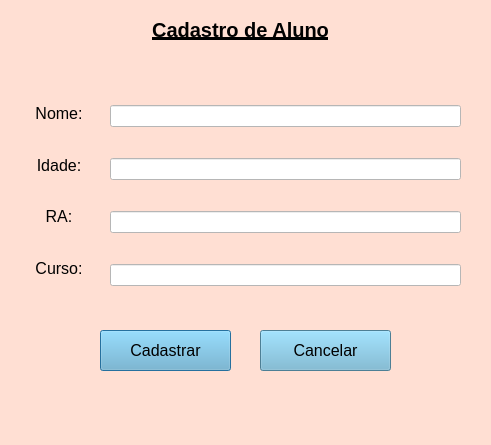
<?xml version="1.0" encoding="UTF-8"?>
<ui version="4.0">
 <class>cadastroAluno</class>
 <widget class="QDialog" name="cadastroAluno">
  <property name="geometry">
   <rect>
    <x>0</x>
    <y>0</y>
    <width>491</width>
    <height>445</height>
   </rect>
  </property>
  <property name="maximumSize">
   <size>
    <width>491</width>
    <height>445</height>
   </size>
  </property>
  <property name="windowTitle">
   <string>Dialog</string>
  </property>
  <property name="styleSheet">
   <string notr="true">background-color:#FFDFD3</string>
  </property>
  <widget class="QPushButton" name="pushButton">
   <property name="geometry">
    <rect>
     <x>100</x>
     <y>330</y>
     <width>131</width>
     <height>41</height>
    </rect>
   </property>
   <property name="styleSheet">
    <string notr="true">font-size:16px;
box-shadow: none;
background-color:#6CB2D1</string>
   </property>
   <property name="text">
    <string>Cadastrar</string>
   </property>
  </widget>
  <widget class="QPushButton" name="pushButton_2">
   <property name="geometry">
    <rect>
     <x>260</x>
     <y>330</y>
     <width>131</width>
     <height>41</height>
    </rect>
   </property>
   <property name="styleSheet">
    <string notr="true">font-size:16px;
box-shadow: none;
background-color:#6CB2D1</string>
   </property>
   <property name="text">
    <string>Cancelar</string>
   </property>
  </widget>
  <widget class="QWidget" name="layoutWidget">
   <property name="geometry">
    <rect>
     <x>110</x>
     <y>80</y>
     <width>351</width>
     <height>231</height>
    </rect>
   </property>
   <layout class="QVBoxLayout" name="verticalLayout">
    <item>
     <widget class="QLineEdit" name="lineEdit">
      <property name="accessibleName">
       <string/>
      </property>
      <property name="autoFillBackground">
       <bool>false</bool>
      </property>
      <property name="styleSheet">
       <string notr="true">background-color:white;
</string>
      </property>
      <property name="inputMask">
       <string/>
      </property>
      <property name="text">
       <string/>
      </property>
     </widget>
    </item>
    <item>
     <widget class="QLineEdit" name="lineEdit_2">
      <property name="styleSheet">
       <string notr="true">background-color:white;</string>
      </property>
     </widget>
    </item>
    <item>
     <widget class="QLineEdit" name="lineEdit_3">
      <property name="styleSheet">
       <string notr="true">background-color:white;</string>
      </property>
     </widget>
    </item>
    <item>
     <widget class="QLineEdit" name="lineEdit_4">
      <property name="styleSheet">
       <string notr="true">background-color:white;</string>
      </property>
     </widget>
    </item>
   </layout>
  </widget>
  <widget class="QLabel" name="label">
   <property name="geometry">
    <rect>
     <x>70</x>
     <y>20</y>
     <width>341</width>
     <height>20</height>
    </rect>
   </property>
   <property name="font">
    <font>
     <pointsize>-1</pointsize>
     <weight>75</weight>
     <bold>true</bold>
     <underline>true</underline>
    </font>
   </property>
   <property name="styleSheet">
    <string notr="true">background-color:none;
font-size:20px;
</string>
   </property>
   <property name="text">
    <string>Cadastro de Aluno</string>
   </property>
   <property name="alignment">
    <set>Qt::AlignCenter</set>
   </property>
  </widget>
  <widget class="QWidget" name="layoutWidget">
   <property name="geometry">
    <rect>
     <x>30</x>
     <y>90</y>
     <width>58</width>
     <height>201</height>
    </rect>
   </property>
   <layout class="QVBoxLayout" name="verticalLayout_2">
    <item>
     <widget class="QLabel" name="label_2">
      <property name="styleSheet">
       <string notr="true">font-size:16px;
</string>
      </property>
      <property name="text">
       <string>Nome:</string>
      </property>
      <property name="alignment">
       <set>Qt::AlignCenter</set>
      </property>
     </widget>
    </item>
    <item>
     <widget class="QLabel" name="label_3">
      <property name="styleSheet">
       <string notr="true">font-size:16px;</string>
      </property>
      <property name="text">
       <string>Idade:</string>
      </property>
      <property name="alignment">
       <set>Qt::AlignCenter</set>
      </property>
     </widget>
    </item>
    <item>
     <widget class="QLabel" name="label_4">
      <property name="styleSheet">
       <string notr="true">font-size:16px;
</string>
      </property>
      <property name="text">
       <string>RA:</string>
      </property>
      <property name="alignment">
       <set>Qt::AlignCenter</set>
      </property>
     </widget>
    </item>
    <item>
     <widget class="QLabel" name="label_5">
      <property name="styleSheet">
       <string notr="true">font-size:16px</string>
      </property>
      <property name="text">
       <string>Curso:</string>
      </property>
      <property name="alignment">
       <set>Qt::AlignCenter</set>
      </property>
     </widget>
    </item>
   </layout>
  </widget>
 </widget>
 <resources/>
 <connections>
  <connection>
   <sender>pushButton_2</sender>
   <signal>clicked()</signal>
   <receiver>cadastroAluno</receiver>
   <slot>reject()</slot>
   <hints>
    <hint type="sourcelabel">
     <x>396</x>
     <y>342</y>
    </hint>
    <hint type="destinationlabel">
     <x>517</x>
     <y>390</y>
    </hint>
   </hints>
  </connection>
 </connections>
</ui>
